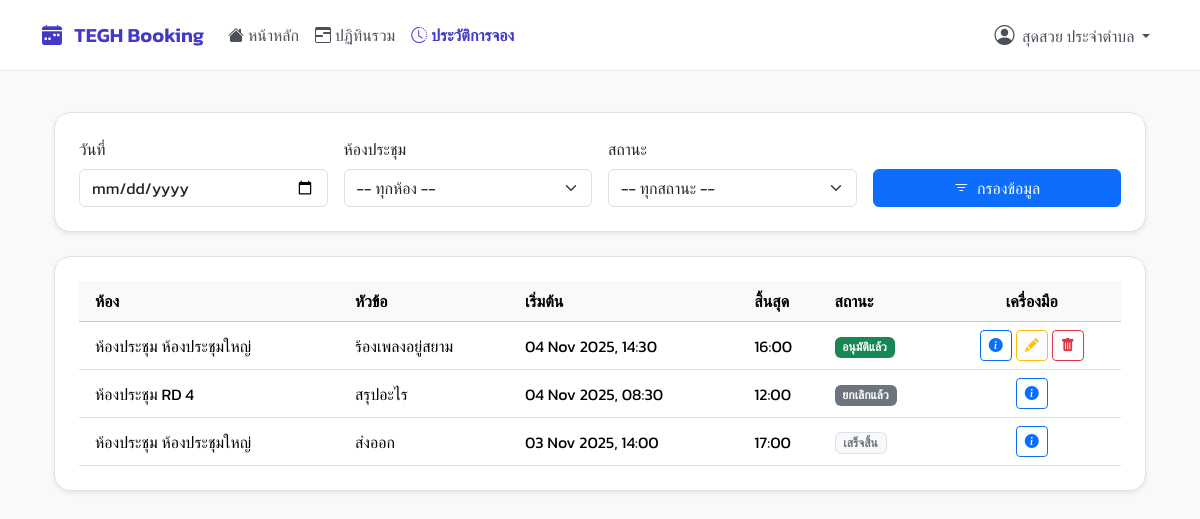
/history/ (signed in), run on the app's committed database.
### booking/models.py (models this page shows, shortened)
class Booking(models.Model):
    user = models.ForeignKey(User, on_delete=models.SET_NULL, null=True, related_name='bookings')
    room = models.ForeignKey(Room, on_delete=models.CASCADE, related_name='bookings')
    title = models.CharField(max_length=200)
    start_time = models.DateTimeField()
    end_time = models.DateTimeField()
    chairman = models.CharField(max_length=200, blank=True, null=True)
    department = models.CharField(max_length=200, blank=True, null=True)
    participant_count = models.PositiveIntegerField(default=1)
    participants = models.ManyToManyField(User, related_name='participating_in', blank=True)
    presentation_file = models.FileField(upload_to='presentations/', blank=True, null=True)
    description = models.TextField(blank=True, null=True)
    additional_requests = models.TextField(blank=True, null=True)
    additional_notes = models.TextField(blank=True, null=True)
    STATUS_CHOICES = [
        ('PENDING', 'รออนุมัติ'),
        ('APPROVED', 'อนุมัติแล้ว'),
        ('REJECTED', 'ไม่อนุมัติ'),
        ('CANCELLED', 'ยกเลิกแล้ว'),
    ]
    status = models.CharField(max_length=10, choices=STATUS_CHOICES, default='PENDING')
    created_at = models.DateTimeField(auto_now_add=True)
    updated_at = models.DateTimeField(auto_now=True)
    parent_booking = models.ForeignKey(
        'self',
        on_delete=models.CASCADE,
        null=True,
        blank=True,
        related_name='child_bookings',
        help_text="การจองนี้ เป็นส่วนหนึ่งของการจองซ้ำ (ชี้ไปที่การจองแรก)"
    )
    recurrence_rule = models.CharField(max_length=20, blank=True, null=True) # (เช่น 'WEEKLY', 'MONTHLY')
    @property
    def is_past(self):
        if not self.end_time:
            return False
        return timezone.now() > self.end_time

class Room(models.Model):
    name = models.CharField(max_length=100)
    building = models.CharField(max_length=100, blank=True, null=True)
    floor = models.CharField(max_length=50, blank=True, null=True)
    location = models.CharField(max_length=255, blank=True, null=True, help_text="เช่น 'ใกล้ฝ่ายบุคคล'")
    capacity = models.PositiveIntegerField(default=1)
    equipment_in_room = models.TextField(blank=True, null=True, help_text="ระบุอุปกรณ์แต่ละอย่างในบรรทัดใหม่")
    image = models.ImageField(upload_to='room_images/', blank=True, null=True, verbose_name="รูปภาพห้อง")

### booking/views.py (the view, shortened to what this page needs)
# urls.py: path('history/', views.history_view, name='history'),
@login_required
def history_view(request):
    if is_admin(request.user):
        bookings = Booking.objects.all().select_related('room', 'user').order_by('-start_time')
    else:
        bookings = Booking.objects.filter(user=request.user).select_related('room').order_by('-start_time')
    date_f = request.GET.get('date'); room_f = request.GET.get('room'); status_f = request.GET.get('status'); q_f = request.GET.get('q', '')
    if date_f:
        try:
            bookings = bookings.filter(start_time__date=datetime.strptime(date_f, '%Y-%m-%d').date())
        except ValueError:
            messages.warning(request, "รูปแบบวันที่ไม่ถูกต้อง กรุณาใช้ YYYY-MM-DD")
            date_f = None
    if status_f and status_f in dict(Booking.STATUS_CHOICES):
        bookings = bookings.filter(status=status_f)
    elif status_f:
        messages.warning(request, "สถานะการจองไม่ถูกต้อง")
        status_f = None
    context = get_base_context(request)
    context.update({
        'bookings_list': bookings,
        'all_rooms': Room.objects.all().order_by('name'),
        'status_choices': Booking.STATUS_CHOICES,
        'current_date': date_f,
        'current_room': room_f,
        'current_status': status_f,
        'current_query': q_f,
        'now_time': timezone.now()
    })
    return render(request, 'pages/history.html', context)

### booking/views.py (called while the page is built)
def is_admin(user):
    return user.is_authenticated and (user.is_superuser or user.groups.filter(name='Admin').exists())

### templates/pages/history.html (shortened to what this page needs)
{% extends 'base.html' %}
{% load static %}
{% block content %}
<div class="container-fluid py-4">
    <div class="content-card shadow-sm border p-3 p-md-4 mb-4">
        <form method="get" class="row g-3 align-items-end">
            <div class="col-md-3">
                <label for="date" class="form-label">วันที่</label>
                <input type="date" name="date" id="date" class="form-control" value="{{ current_date|default:'' }}">
            </div>
            <div class="col-md-3">
                <label for="room" class="form-label">ห้องประชุม</label>
                <select name="room" id="room" class="form-select">
                    <option value="">-- ทุกห้อง --</option>
                </select>
            </div>
            <div class="col-md-3">
                <label for="status" class="form-label">สถานะ</label>
                <select name="status" id="status" class="form-select">
                    <option value="">-- ทุกสถานะ --</option>
                </select>
            </div>
            <div class="col-md-3 d-grid">
                <button type="submit" class="btn btn-primary"><i class="bi bi-filter me-1"></i> กรองข้อมูล</button>
            </div>
        </form>
    </div>
    <div class="content-card shadow-sm border p-3 p-md-4">
        <div class="table-responsive">
            <table class="table table-hover mb-0 align-middle">
                <thead class="table-light">
                    <tr>
                        <th scope="col" class="ps-3">ห้อง</th>
                        <th scope="col">หัวข้อ</th>
                        <th scope="col">เริ่มต้น</th>
                        <th scope="col">สิ้นสุด</th>
                        <th scope="col">สถานะ</th>
                        <th scope="col" class="text-center">เครื่องมือ</th>
                    </tr>
                </thead>
                <tbody>
                    {% for booking in bookings_list %}
                    <tr>
                        <td class="ps-3">{{ booking.room.name }}</td>
                        <td>{{ booking.title }}</td>
                        <td>{{ booking.start_time|date:"d M Y, H:i" }}</td>
                        <td>{{ booking.end_time|date:"H:i" }}</td>
                        <td>
                            {% if booking.status == 'APPROVED' %}
                                {% if booking.is_past %}
                                    <span class="badge bg-past">เสร็จสิ้น</span>
                                {% else %}
                                    <span class="badge bg-success">อนุมัติแล้ว</span>
                                {% endif %}
                            {% elif booking.status == 'PENDING' %}
                                <span class="badge bg-warning text-dark">รออนุมัติ</span>
                            {% elif booking.status == 'REJECTED' %}
                                <span class="badge bg-danger">ถูกปฏิเสธ</span>
                            {% elif booking.status == 'CANCELLED' %}
                                <span class="badge bg-secondary">ยกเลิกแล้ว</span>
                            {% endif %}
                        </td>
                        <td class="text-center">
                            <div class="d-inline-flex gap-1" role="group">
                                <a href="{% url 'booking_detail' booking.id %}" class="btn btn-sm btn-outline-primary" title="ดูรายละเอียด">
                                    <i class="bi bi-info-circle-fill"></i>
                                </a>
                                {% if is_admin_user or not booking.is_past and booking.user == request.user %}
                                    <a href="{% url 'edit_booking' booking.id %}" class="btn btn-sm btn-outline-warning" title="แก้ไข">
                                        <i class="bi bi-pencil-fill"></i>
                                    </a>
                                    <button type="button" class="btn btn-sm btn-outline-danger delete-booking-btn"
                                            title="ยกเลิกการจอง"
                                            data-bs-toggle="modal"
                                            data-bs-target="#deleteConfirmModal"
                                            data-delete-url="{% url 'delete_booking' booking.id %}"
                                            data-booking-title="{{ booking.title|escapejs }}">
                                        <i class="bi bi-trash-fill"></i>
                                    </button>
                                {% endif %}
                            </div>
                        </td>
                    </tr>
                    {% endfor %}
                </tbody>
            </table>
        </div>
    </div>
</div>
{% endblock %}

### templates/base.html (shortened to what this page needs)
{% load static %}
<!DOCTYPE html>
<html lang="th">
<head>
    <link href="https://cdn.jsdelivr.net/npm/bootstrap@5.3.3/dist/css/bootstrap.min.css" rel="stylesheet">
    <link rel="stylesheet" href="https://cdn.jsdelivr.net/npm/bootstrap-icons@1.11.3/font/bootstrap-icons.min.css">
    <link href="https://cdn.jsdelivr.net/npm/select2@4.1.0-rc.0/dist/css/select2.min.css" rel="stylesheet" />
    <link rel="stylesheet" href="https://cdn.jsdelivr.net/npm/select2-bootstrap-5-theme@1.3.0/dist/select2-bootstrap-5-theme.min.css" />
    <link rel="stylesheet" href="{% static 'css/theme.css' %}">
</head>
<body>
    <nav class="navbar navbar-expand-lg fixed-top" id="main-navbar">
        <div class="container-xl">
            <a class="navbar-brand" href="{% url 'dashboard' %}">
                <i class="bi bi-calendar-week-fill me-2"></i> TEGH Booking
            </a>
            <div class="collapse navbar-collapse" id="mainNavbar">
                <ul class="navbar-nav me-auto mb-2 mb-lg-0">
                    {% for item in menu_items %}
                        {% if item.show %}
                            <li class="nav-item">
                                <a class="nav-link {% if item.active %}active{% endif %} d-flex align-items-center" href="{% url item.url_name %}">
                                    <i class="{{ item.icon }} me-1"></i>
                                    {{ item.label }}
                                </a>
                            </li>
                        {% endif %}
                    {% endfor %}
                </ul>
                <ul class="navbar-nav ms-auto mb-2 mb-lg-0">
                    {% if user.is_authenticated %}
                    <li class="nav-item dropdown">
                        <a class="nav-link dropdown-toggle" href="#" id="navbarUserDropdown" role="button" data-bs-toggle="dropdown" aria-expanded="false">
                            <i class="bi bi-person-circle fs-5 me-1"></i>
                            <span class="d-none d-lg-inline">{{ user.get_full_name|default:user.username }}</span>
                        </a>
                    </li>
                    {% endif %}
                </ul>
            </div>
        </div>
    </nav>
    <main class="container-xl main-content-wrapper" id="main-content">
        {% block content %}{% endblock %}
    </main>
</body>
</html>

### static/css/theme.css (style rules this page uses)
body { background-color: #f8fafc; font-family: 'Prompt', sans-serif; min-height: 100vh; display: flex; }

### templates/base.html (style rules this page uses)
body { background-color: #f8f9fa; font-family: 'Kanit', sans-serif; font-weight: 400; }
.navbar { box-shadow: none; background-color: #fff; padding-top: 0.75rem; padding-bottom: 0.75rem; border-bottom: 1px solid #e9ecef; }
.navbar-brand { color: #4338ca !important; font-weight: 600; }
.navbar .nav-link { color: #495057; font-weight: 500; padding-left: 0.75rem; padding-right: 0.75rem; transition: color 0.2s ease-in-out; }
.navbar .nav-link.active { color: #4338ca; font-weight: 600; }
.main-content-wrapper { padding-top: 5.5rem; padding-bottom: 1.5rem; }
.content-card { background-color: #ffffff; padding: 1.5rem 2rem; border-radius: 1rem; box-shadow: 0 4px 12px rgba(0, 0, 0, 0.05); border: 1px solid #e9ecef; }

### templates/pages/history.html (style rules this page uses)
.badge.bg-success { background-color: #198754 !important; }
.badge.bg-secondary { background-color: #6c757d !important; }
.badge.bg-past { background-color: #f8f9fa !important; color: #6c757d !important; border: 1px solid #dee2e6; }

### data on the page
Booking: room.name "ห้องประชุม ห้องประชุมใหญ่", title "ร้องเพลงอยู่สยาม", start_time "04 Nov 2025, 14:30", end_time "16:00", status "อนุมัติแล้ว"
Booking: room.name "ห้องประชุม RD 4", title "สรุปอะไร", start_time "04 Nov 2025, 08:30", end_time "12:00", status "ยกเลิกแล้ว"
Booking: room.name "ห้องประชุม ห้องประชุมใหญ่", title "ส่งออก", start_time "03 Nov 2025, 14:00", end_time "17:00", status "เสร็จสิ้น"

### other printed values
{{ item.label }} "หน้าหลัก" "ปฏิทินรวม" "ประวัติการจอง"
{{ user.get_full_name|default:user.username }} "สุดสวย ประจำตำบล"
